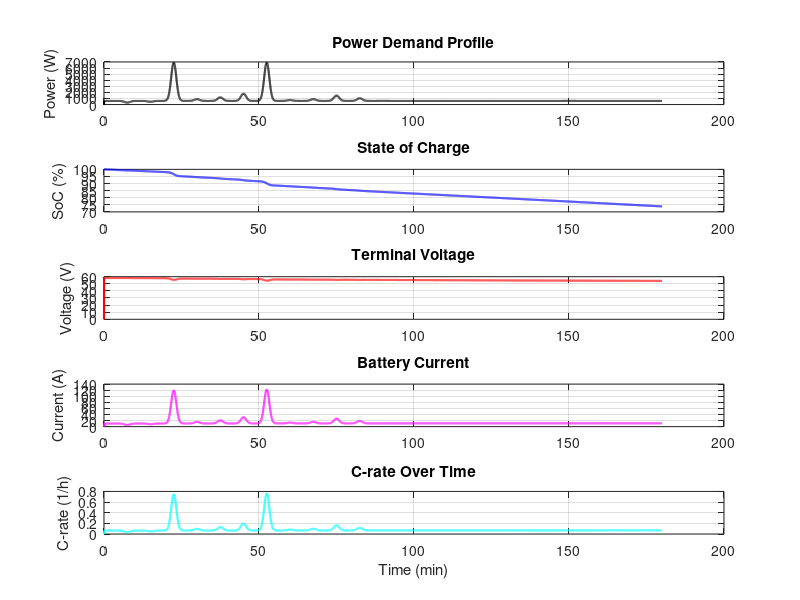

This figure's MATLAB source:
clc;
clear;

%% Time Parameters
dt = 1;                        % Time step [s]
t_end = 180*60;                % Total simulation time [s] (60 min)
t = 0:dt:t_end;

%% Power Profile
base_power = 540.7 + 0.1*540.7;     % Base power in Watts

% Reduced number of peak events over 3 hours (12 peaks)
t_peaks = [450, 900, 1350, 1800, 2250, 2700, 3150, 3600, 4050, 4500, 4950, 5400, 9000]; % in seconds

% Original peak values
peak_values_orig = [1000, 1500, 6861+0.01*6861, 3000, 4000, 6000, 6861+0.01*6861, 2500, 3000, 5000, 3500, 2000, 2000];

% Copy to new vector
peak_values = peak_values_orig;

% Scale down all peaks except indices 3 and 7
for idx = 1:length(peak_values)
    if idx ~=3 && idx ~=7
        peak_values(idx) = peak_values(idx)*0.3;
    end
end

sigma = 50;  % Width of each peak in seconds

% Start with base power profile
power_profile = base_power * ones(size(t));

% Superimpose each Gaussian peak
for i = 1:length(t_peaks)
    power_profile = power_profile + ...
        (peak_values(i) - base_power) * exp(-0.5 * ((t - t_peaks(i))/sigma).^2);
end

%% Battery Pack Configuration (ECO-Worthy LiFePO4)
cell_voltage = 25.6;               % Nominal voltage per battery pack [V]
cell_capacity = 100;               % Ah
usable_capacity_Ah = cell_capacity * 0.8;  % 80% DoD

num_series = 2;                    % Single pack (25.6 V)
num_parallel = 2;              % Two packs in parallel

pack_voltage_nom = cell_voltage * num_series;          
pack_capacity_Ah = usable_capacity_Ah * num_parallel;
Q_total = pack_capacity_Ah * 3600;                      % [Coulombs]

% --- Print Battery Pack Specifications ---
fprintf('\n==== BATTERY PACK SPECIFICATIONS ====\n');
fprintf('Battery chemistry     : LiFePO₄\n');
fprintf('Battery model         : ECO-WORTHY 25.6V 100Ah\n');
fprintf('Nominal voltage       : %.1f V\n', pack_voltage_nom);
fprintf('Nominal capacity      : %.0f Ah\n', cell_capacity);
fprintf('Usable capacity       : %.0f Ah (80%% DoD)\n', pack_capacity_Ah);
fprintf('Pack energy (nominal) : %.0f Wh\n', pack_capacity_Ah * pack_voltage_nom);
fprintf('Total charge capacity : %.0f Coulombs\n', Q_total);

%% Battery Model Parameters
R0 = 0.015;                   % Internal resistance [Ohm]
R1 = 0.004;                   % RC branch resistance [Ohm]
C1 = 1500;                    % Capacitance [F]
voc_min = 22*(num_series);                 % Cutoff voltage [V]

% --- Print Electrical Model Parameters ---
fprintf('\n---- ELECTRICAL MODEL PARAMETERS ----\n');
fprintf('Internal resistance R0: %.4f Ohm\n', R0);
fprintf('RC resistance R1      : %.4f Ohm\n', R1);
fprintf('RC capacitance C1     : %.0f F\n', C1);
fprintf('Voltage cutoff (min)  : %.1f V\n', voc_min);
fprintf('=====================================\n\n');

%% Energy Density and Mass Estimation
energy_density_Wh_per_kg = 126;  % [Wh/kg] from datasheet

pack_energy_Wh = 2560;           % From datasheet %Usefull pack_energy
battery_mass_kg = pack_energy_Wh / energy_density_Wh_per_kg;

% Print result
fprintf('\n==== MASS ESTIMATION ====\n');
fprintf('Total energy stored  datasheet  : %.1f Wh\n', pack_energy_Wh);
fprintf('Energy density         : %.1f Wh/kg\n', energy_density_Wh_per_kg);
fprintf('Estimated battery mass : %.1f kg\n', battery_mass_kg);
fprintf('Estimated total battery mass : %.1f kg\n', battery_mass_kg*num_series*num_parallel);
fprintf('==========================\n\n');

%% Preallocate
soc = ones(size(t));
current = zeros(size(t));
voltage = zeros(size(t));
V_RC = zeros(size(t));
V_oc = zeros(size(t));
c_rate = zeros(size(t));
power_applied = zeros(size(t));

%% V_oc vs SoC Model (LiFePO4 curve)
soc_points = linspace(0, 1, 11);
voc_points = [22.0 24.0 25.0 25.5 25.9 26.2 26.5 26.9 27.5 28.3 29.2] * num_series; % [V]
V_ocv_lookup = @(soc_val) interp1(soc_points, voc_points, soc_val, 'linear', 'extrap');

%% Simulation Loop
for k = 2:length(t)
    V_oc(k) = V_ocv_lookup(soc(k-1));

    % Check SoC and voltage limits
    if soc(k-1) <= 0.1 || voltage(k-1) <= voc_min
        power = 0;
    else
        power = power_profile(k);
    end

    power_applied(k) = power;

    % Calculate current
    I = power / max(V_oc(k), 1e-3);
    % Enforce maximum discharge current
    if I/(num_parallel) > 100
        I = 100;
        power = I * V_oc(k); % Cap power accordingly
    end
    dV_RC = (-V_RC(k-1) + I * R1) / (R1 * C1) * dt;
    V_RC(k) = V_RC(k-1) + dV_RC;

    V_terminal = V_oc(k) - I * R0 - V_RC(k);

    if V_terminal < voc_min
        V_terminal = voc_min;
        I = 0;
        power_applied(k) = 0;
    end

    % Update SoC
    dQ = I * dt;
    Q_used = (1 - soc(k-1)) * Q_total + dQ;
    soc(k) = max(0, 1 - Q_used / Q_total);

    % Save outputs
    current(k) = I;
    voltage(k) = V_terminal;
    c_rate(k) = current(k) / pack_capacity_Ah;  % [1/h]
end

%% Plot Results
figure;

subplot(5,1,1);
plot(t/60, power_applied, 'k', 'LineWidth', 1.5);
ylabel('Power (W)');
title('Power Demand Profile'); grid on;

subplot(5,1,2);
plot(t/60, soc*100, 'b', 'LineWidth', 1.5);
ylabel('SoC (%)');
title('State of Charge'); grid on;

subplot(5,1,3);
plot(t/60, voltage, 'r', 'LineWidth', 1.5);
ylabel('Voltage (V)');
title('Terminal Voltage'); grid on;

subplot(5,1,4);
plot(t/60, current, 'm', 'LineWidth', 1.5);
ylabel('Current (A)');
title('Battery Current'); grid on;

subplot(5,1,5);
plot(t/60, c_rate, 'c', 'LineWidth', 1.5);
xlabel('Time (min)');
ylabel('C-rate (1/h)');
title('C-rate Over Time'); grid on;

%% Save Power Profile
power_signal.time = t';
power_signal.signals.values = power_profile';
power_signal.signals.dimensions = 1;
save('power_profile.mat', 'power_signal');
